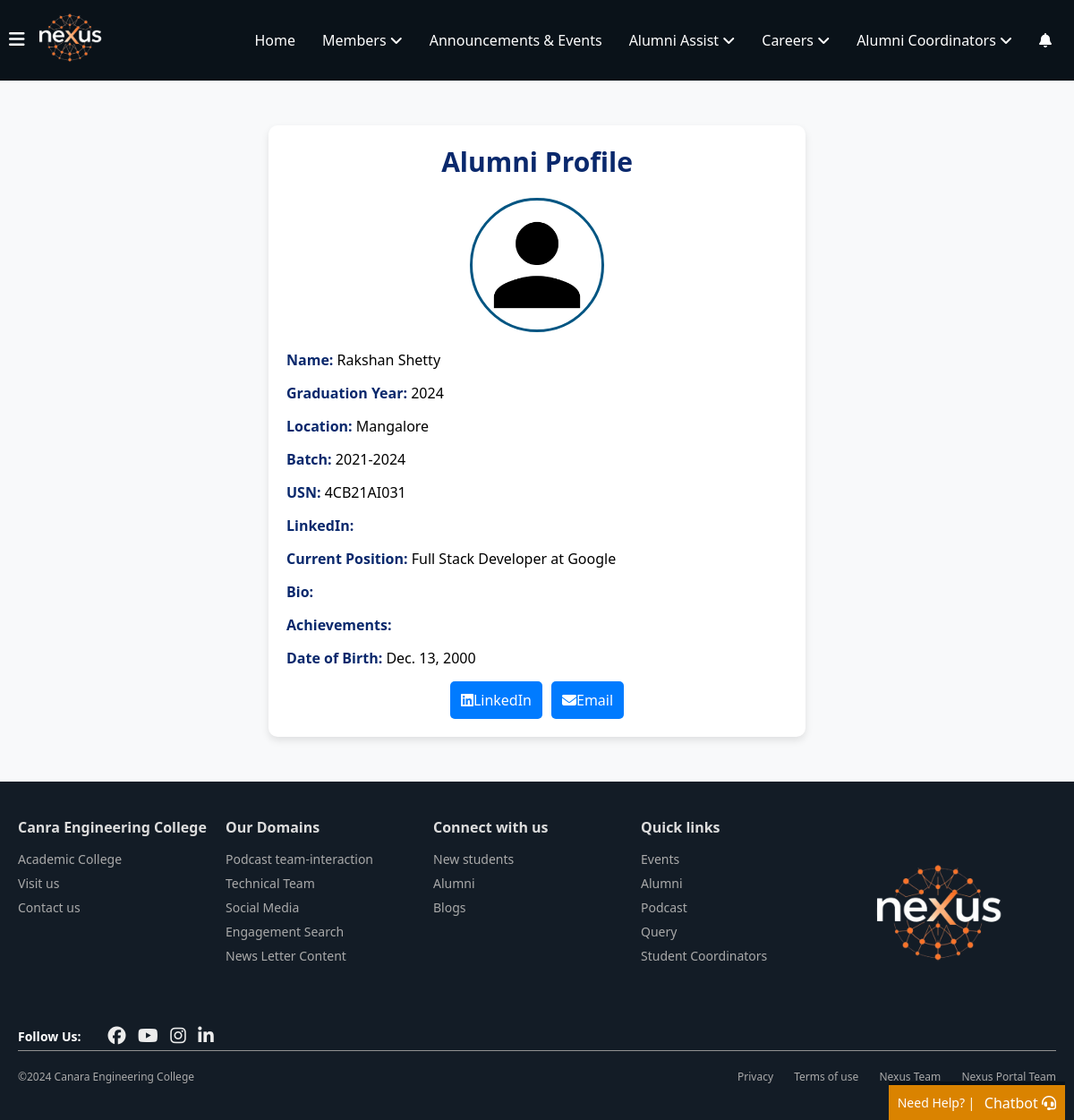
Page /achievements/Alumni_Profile/1/ on the earlier database version.
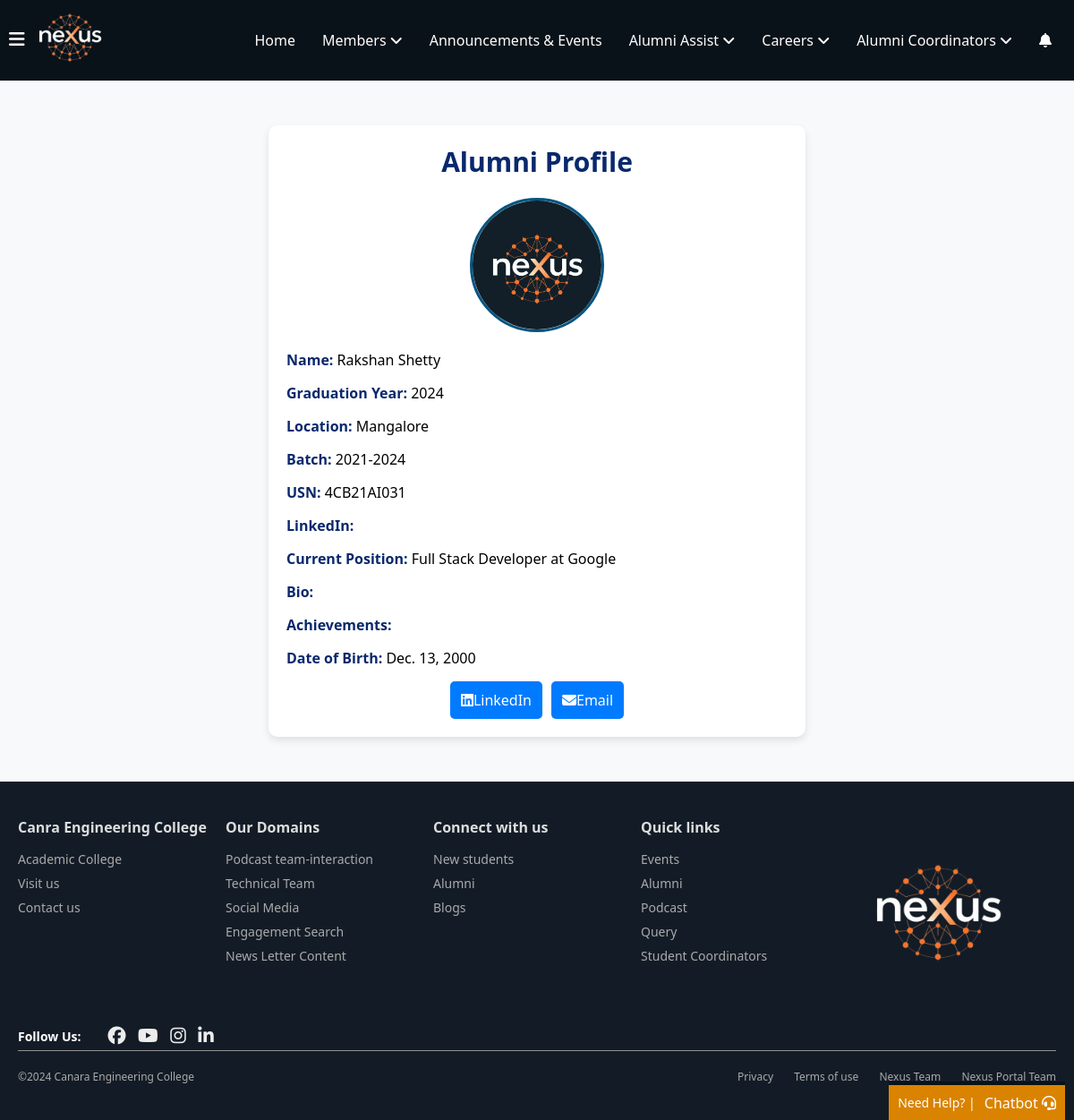
Same page on the later database version.
### alumni_details/models.py (models this page shows, shortened)
class Alumni(models.Model):
    alumni_id = models.AutoField(primary_key=True)
    user = models.OneToOneField(User, on_delete=models.CASCADE, related_name="alumni_profile")
    first_name = models.CharField(max_length=100, db_index=True)
    last_name = models.CharField(max_length=100, db_index=True)
    phone_number = models.CharField(max_length=15, blank=True, null=True)  # Allows optional phone number
    graduation_year = models.IntegerField(db_index=True)  # Added index for graduation year
    location = models.CharField(max_length=255, blank=True, null=True)  # Optional location
    job_location=models.CharField(max_length=255,blank=True,null=True,db_index=True)
    profile_picture = models.ImageField(upload_to='photos/', blank=True, null=True, default='photos/default.png', validators=[validate_image_size])  # Add validator here
    batch = models.CharField(max_length=10)
    usn = models.CharField(max_length=20, unique=True)
    linkedin_url = models.URLField(max_length=255, blank=True, null=True)  # Optional LinkedIn URL
    facebook_url = models.URLField(max_length=255, blank=True, null=True)  # Optional Facebook URL
    instagram_url = models.URLField(max_length=255, blank=True, null=True)  # Optional Instagram URL
    twitter_url = models.URLField(max_length=255, blank=True, null=True)  # Optional Twitter URL
    youtube_url = models.URLField(max_length=255, blank=True, null=True)  # Optional YouTube URL
    current_position = models.CharField(max_length=255, db_index=True, null=True)
    branch = models.CharField(max_length=100, db_index=True)  # Added index for branch
    company_name = models.CharField(max_length=255, db_index=True, null=True)  # Added index for company name
    bio = models.TextField(blank=True, null=True)  # Optional bio
    achievements = models.TextField(blank=True, null=True)  # Optional achievements
    dob = models.DateField()
    is_alumni = models.BooleanField(default=True)
    personal_email = models.EmailField(blank=True, null=True, unique=True)  # Add personal email field
    profile_views = models.IntegerField(default=generate_random_views)  # Random views between 1-10
    uuid = models.UUIDField(default=uuid.uuid4, editable=False, unique=True)
    class Meta:
        indexes = [
            models.Index(fields=['first_name']),
            models.Index(fields=['last_name']),
            models.Index(fields=['current_position']),
            models.Index(fields=['graduation_year']),  # Index for faster filtering by graduation year
            models.Index(fields=['branch']),  # Index for faster filtering by branch
            models.Index(fields=['company_name']),  # Index for faster filtering by company name
            models.Index(fields=['job_location'])
        ]

### achievements/views.py (the view)
# urls.py: path('Alumni_Profile/<int:alumni_id>/', alumni_profile, name='alumni_profile'),
def alumni_profile(request, alumni_id):
    alumni = get_object_or_404(Alumni, pk=alumni_id)  # Fetch the alumni details using their ID
    return render(request, 'alumni_details/single-alumni-profile.html', {'alumni': alumni})

### notifications/context_processors.py (called while the page is built)
def notification_count(request):
    if request.user.is_authenticated:
        unread_count = Notification.objects.filter(
            recipient=request.user,
            viewed=False
        ).count()
        return {'unread_notifications_count': unread_count}
    return {'unread_notifications_count': 0}

### alumni_details/templates/alumni_details/single-alumni-profile.html (shortened to what this page needs)
{% extends 'home/layout.html' %}
{% load static %}
{% block content %}
<div class="profile-container">
    <h2>Alumni Profile</h2>
    {% if alumni.profile_picture %}
        <img src="{{ alumni.profile_picture.url }}" class="profile-img" alt="{{ alumni.first_name }}'s Profile Picture">
    {% else %}
        <img src="{% static 'alumni_details/assets/default.png' %}" class="profile-img" alt="Default Profile Picture">
    {% endif %}
    <div class="profile-detail">
        <strong>Name:</strong> {{ alumni.first_name }} {{ alumni.last_name }}
    </div>
    <div class="profile-detail">
        <strong>Graduation Year:</strong> {{ alumni.graduation_year }}
    </div>
    <div class="profile-detail">
        <strong>Location:</strong> {{ alumni.location }}
    </div>
    <div class="profile-detail">
        <strong>Batch:</strong> {{ alumni.batch }}
    </div>
    <div class="profile-detail">
        <strong>USN:</strong> {{ alumni.usn }}
    </div>
    <div class="profile-detail">
        <strong>LinkedIn:</strong> <a href="{{ alumni.linkedin_url }}" target="_blank">{{ alumni.linkedin_url }}</a>
    </div>
    <div class="profile-detail">
        <strong>Current Position:</strong> {{ alumni.current_position }} at {{ alumni.company_name }}
    </div>
    <div class="profile-detail">
        <strong>Bio:</strong> {{ alumni.bio }}
    </div>
    <div class="profile-detail">
        <strong>Achievements:</strong> {{ alumni.achievements }}
    </div>
    <div class="profile-detail">
        <strong>Date of Birth:</strong> {{ alumni.dob }}
    </div>
    <div class="social-links">
        <a class="connect-btn" href="{{ alumni.linkedin_url }}" target="_blank">
            <i class="fa-brands fa-linkedin"></i> LinkedIn
        </a>
        <a class="connect-btn" href="mailto:{{ alumni.personal_email }}">
            <i class="fa-solid fa-envelope"></i> Email
        </a>
    </div>
</div>
{% endblock %}

Differences in the rows shown:
changed Alumni "Rakshan": profile_picture: picture added in place of a placeholder
